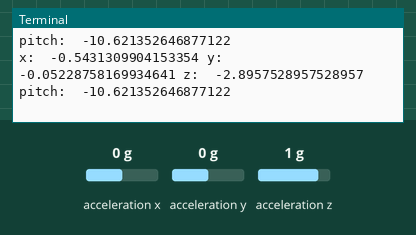
This program was run on a simulated Raspberry Pi (BCM pin numbers). On the bench: the last lines printed to the terminal. The inputs (shaded band) are chosen by the test bench; at power-on: acceleration x 0 g, acceleration y 0 g, acceleration z 1 g. Library files of the repository ran but are not shown: adxl345.py.

Above: at 1.2 s.
1.3 s: acceleration x set to -1.4 g
At 2.6 s:
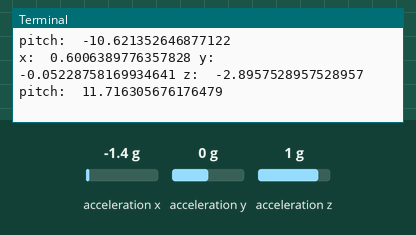
2.8 s: acceleration y set to -1.4 g
At 3.4 s:
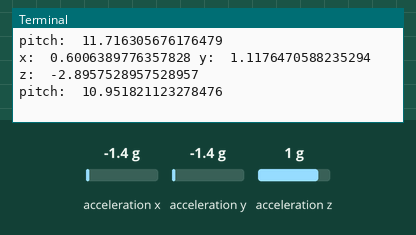
4.3 s: acceleration z set to -1.4 g
At 5.8 s:
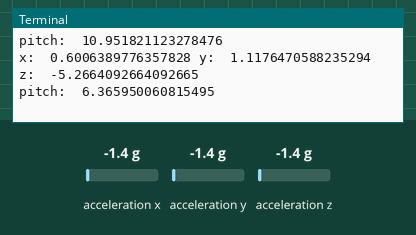
Timing chart, 0 to 7.3 s (numbered marks = the images above; inputs shaded):
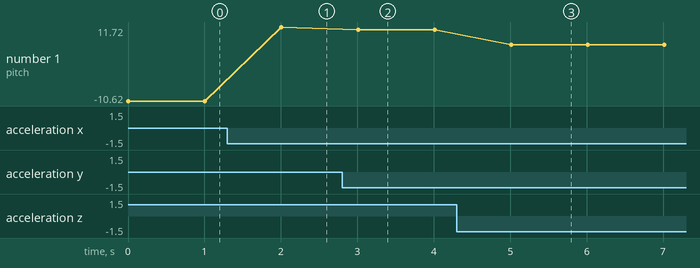

The program:

sample.py
```python
# (licence header left out)
import adxl345
import time

accelerometer = adxl345.ADXL345(i2c_port=1, address=0x53)
accelerometer.load_calib_value()
accelerometer.set_data_rate(data_rate=adxl345.DataRate.R_100)
accelerometer.set_range(g_range=adxl345.Range.G_16, full_res=True)
accelerometer.measure_start()

#accelerometer.calibrate()	# Calibrate only one time


while(True):
    x, y, z = accelerometer.get_3_axis_adjusted()
    print('x: ', x, 'y: ', y, 'z: ', z)
    print('pitch: ', accelerometer.get_pitch())
    time.sleep(1)
```

Measured:
- after the input at 1.3 s, the terminal: prints a new line after 0.71 s (image 1)
- after the input at 2.8 s, the terminal: prints a new line after 0.21 s (image 2)
- after the input at 4.3 s, the terminal: prints a new line after 0.71 s (image 3)
- plotted number 1: -10.62 → 11.72 after the input at 1.3 s, 11.72 → 10.95 after the input at 2.8 s, 10.95 → 6.37 after the input at 4.3 s
